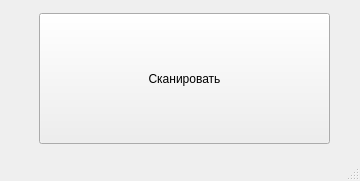
<?xml version="1.0" encoding="UTF-8"?>
<ui version="4.0">
 <class>MainWindow</class>
 <widget class="QMainWindow" name="MainWindow">
  <property name="geometry">
   <rect>
    <x>0</x>
    <y>0</y>
    <width>360</width>
    <height>181</height>
   </rect>
  </property>
  <property name="windowTitle">
   <string>MainWindow</string>
  </property>
  <widget class="QWidget" name="centralwidget">
   <widget class="QPushButton" name="pushButton">
    <property name="geometry">
     <rect>
      <x>39</x>
      <y>13</y>
      <width>291</width>
      <height>131</height>
     </rect>
    </property>
    <property name="text">
     <string>Сканировать</string>
    </property>
   </widget>
  </widget>
  <widget class="QStatusBar" name="statusbar"/>
 </widget>
 <resources/>
 <connections/>
</ui>
